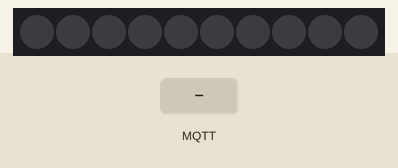
Simulated run of this sketch. Board: ESP32. Parts: 10 RGB LEDs in strip order, left to right. The test bench sets the inputs (shaded band). WiFi joins after 1.5 s; servers stay silent unless stated; no MQTT or app messages arrive unless stated; what the sketch prints to the serial monitor is not drawn.

Above: at 2.7 s.
2.8 s: MQTT message "1" arrives on the first subscribed topic
At 3.5 s:
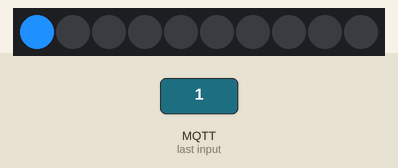
4.3 s: MQTT message "on" arrives on the first subscribed topic
At 4.7 s:
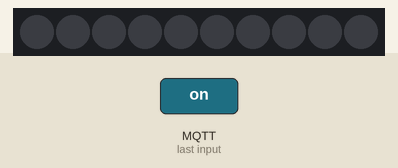
Timing chart, 0 to 7.3 s (numbered marks = the images above; inputs shaded):
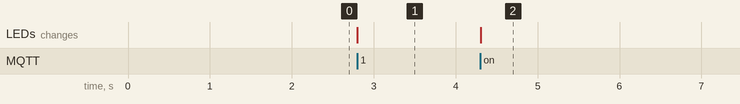

The sketch:

glove_leds.ino
```cpp
// Code for the LED device
// This device uses the NodeMCU-32S board

#include <PubSubClient.h>
#include <WiFi.h>
#include <FastLED.h>
#define NUM_LEDS 10
#define DATA_PIN 2

#define MIN(a, b) (((a) < (b)) ? (a) : (b))

const char* ssid_list[] = { "HANDS", "CS-IoT", "Proximus-Home-827079", "iotd" };
const char* password_list[] = { "95203737", "SLA-YTEdScs!", "homebase", "k?Uh6XrV" };
const int num_networks = 4;

/* shiftr broker
const char* mqttServer = "algorithmicgaze.cloud.shiftr.io";
const int mqttPort = 1883;
const char* mqttUser = "algorithmicgaze";
const char* mqttPassword = "oyxIrENHt8mM2ONQ";
//*/

// mac broker
///*
const char* mqttServer = "192.168.1.121";
const int mqttPort = 1883;
const char* mqttUser = NULL;
const char* mqttPassword = NULL;
//*/


WiFiClient espKlant;
PubSubClient client(espKlant);
CRGB leds[NUM_LEDS];

void setup() {
  Serial.begin(115200);
  FastLED.addLeds<NEOPIXEL, DATA_PIN>(leds, NUM_LEDS);
  WiFi.mode(WIFI_STA);
  WiFi.disconnect();

  for (int i = 0; i < num_networks; i++) {
    const char* ssid = ssid_list[i];
    const char* password = password_list[i];

    Serial.print("Connecting to ");
    Serial.println(ssid);
    WiFi.begin(ssid, password);

    int retries = 0;
    while (WiFi.status() != WL_CONNECTED && retries < 10) {
      delay(500);
      Serial.print(".");
      retries++;
    }

    if (WiFi.status() == WL_CONNECTED) {
      Serial.println("");
      Serial.println("WiFi connected");
      Serial.println("IP address: ");
      Serial.println(WiFi.localIP());
      break;  // exit
    } else {
      Serial.println("");
      Serial.println("Connection failed");
    }
  }

  client.setServer(mqttServer, mqttPort);
  client.setCallback(onMessage);
}

void reconnect() {
  while (!client.connected()) {
    Serial.print("Attempting MQTT connection...");
    String clientId = "esp32-lights";
    if (client.connect(clientId.c_str(), mqttUser, mqttPassword)) {
      Serial.println(" OK!");
      client.publish("lights", "led_bar connected");
      client.subscribe("hands");

    } else {
      Serial.print("failed, rc=");
      Serial.print(client.state());
      Serial.println(" try again in 5 seconds");
      delay(5000);
    }
  }
}

void loop() {
  if (!client.connected()) {
    reconnect();
  }
  client.loop();
}

void onMessage(const char* topic, byte* payload, unsigned int length) {
  if (length == 0) return;

  char* message = (char*)payload;
  char command = message[0];
  char buffer[200] = { 0 };
  strncpy(buffer, message, MIN(length, 199));
  Serial.println("message received:");
  Serial.println(buffer);

  int messageLength = strlen(message);
  Serial.print("incoming: ");
  Serial.println(messageLength);
  Serial.print("message length");
  Serial.println(length);


  for (int i = 0; i < length; i++) {
    if (message[i] == '1') {
      leds[i] = CRGB::DodgerBlue;
    } else {
      leds[i] = CRGB::Black;
    }
    FastLED.show();
  }
}
```

Measured:
- after the input at 2.8 s, the LEDs: change at once (image 1)
- after the input at 4.3 s, the LEDs: change at once (image 2)
